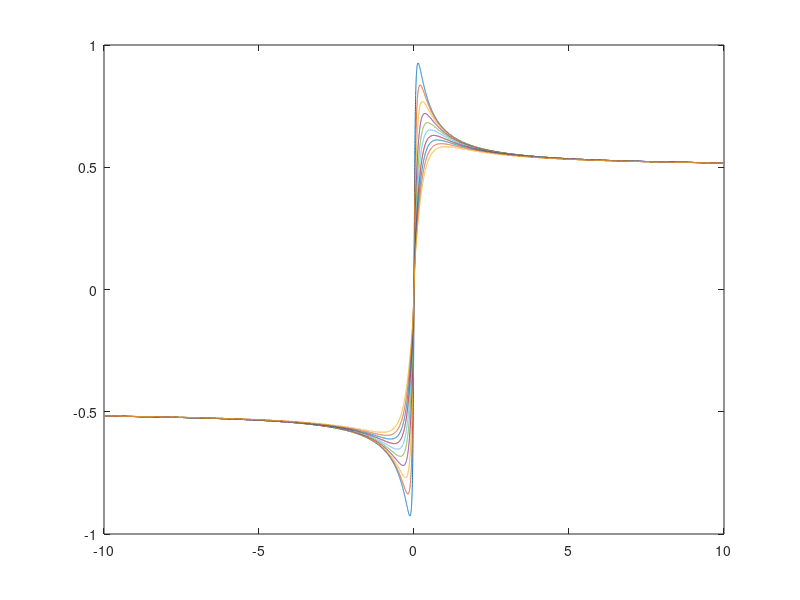

MATLAB code for this plot:
%Testing script
clear;
clc;
clear all;

%Diagonalized Matrix
% xx = zeros(10,10);
% 
% for kk = 1:10
% xx(kk,kk) = 15
% end


%Size of u
% u  = -1:.001:1;
% size(u)

%creates a 10x10 matrix of constants (5)
%    col , row     const
%mat1(1:10,1:10) = 5; 

%u  = -1:.001:1;
%rx1(1:2001,1) = 15;

%comb = rx1*u;


%% Parameters
g = 9.8;            %   Gravity acceleration [m/s^2]
m  = 1500;          %   Mass of the vehicle [kg]
Lf = 1.5;           %   Distance from front axle to CoG [m]
Lr = 1.5;           %   Distance from rear axle to CoG [m]
Lw = 1.5;           %   Distance between wheels [m]
hg = 0.4;           %   Hight of CoG [m]

Jz = 1/12*m*((Lf+Lr)^2+Lw^2);    %   Body moment of inertia around vertical axle
Jw = .6;            %   Wheel rotational moment of inertial >>Inertia = Mass(at radius r) * radius^2; sum multiple masses at diff radii for total
Rw = 0.5;           %   Wheel rolling radius [m]

% Magic formular (Longitudinal)
Kxnorm = 30;  %21.6;    % normalized stiffness (Raised to 70 to have better grip at low slips)
Muxp = .99;         %.8 peak friction coefficient
Muxs = 0.5;         % sliding friction coefficient was .5 kds 5/16/14

% Magic formular (Lateral)
Ky0 = 90000;        % static cornering stiffness [N/rad]
Fz0 = 3000;         % static vertical load     [N]
Fz = m*g/4;
Muyp0 = 0.2;       % static peak friction coefficient
Muys = 0.18;        % friction coefficient when sliding 

% Combined slip parameters
rx1 = 15;
rx2 = 15;
ry1 = 15;
ry2 = 15;

%Testing for AWD CONTROL

%Creates Slip angle vs Fxc at diff slip ratios


%{
%initial variables
u = 0.0;  


for k = 1:100
   %u  = u + .001;
   %KDS 5/30/14 - Try using for loop and stepping uu w/ constant u instead
   %of current set up
   uu = -.5:.001:.5;
   
   Bxc = rx1 * cos( atan (rx2 * u));
   %Bxct = transpose(Bxc);
   %Gxc = cos( atan (Bxct * uu ));
   Gxc = cos( atan (Bxc * uu ));
   
%
   Dx = Muxp;
   Cx = 2 - 2/pi * asin( Muxs/Muxp );
   Bx = Kxnorm / ( Cx*Dx );
   sp = 3 / ( Bx*Cx );   % slip ratio at which Mu is max.
   Ex = ( Bx * sp - tan( pi / ( 2 * Cx )) ) / ( Bx * sp-atan( Bx * sp ) );
   
   
   Fx0 = Dx*sin(Cx*atan(Bx*u-Ex*(Bx*u-atan(Bx*u))));
   Fx00(k) = Fx0;
   
   Fxc = Gxc * Fx0;
   Fxcplot{k} = Fxc;
   %plot Fxc vs uu
   plot(uu, Fxc)
   hold on
end

%}


%%Creates plot for slip ratio vs Fxc at various slip angles

uu = 0.0;

for k = 1:10
   uu  = uu + .05;
   u = -10:.001:10;
   
   Bxc = rx1 * cos( atan (rx2 * u));
   %Bxct = transpose(Bxc);
   %Gxc = cos( atan (Bxct * uu ));
   Gxc = cos( atan (Bxc * uu ));
   
%
   Dx = Muxp;
   Cx = 2 - 2/pi * asin( Muxs/Muxp );
   Bx = Kxnorm / ( Cx*Dx );
   sp = 3 / ( Bx*Cx );   % slip ratio at which Mu is max.
   Ex = ( Bx * sp - tan( pi / ( 2 * Cx )) ) / ( Bx * sp-atan( Bx * sp ) );
   
   
   Fx0 = Dx*sin(Cx*atan(Bx*u-Ex*(Bx*u-atan(Bx*u))));
   
   %Fxc = Gxc * Fx0;
   for gg = 1:20001
    Fxc(1,gg) = Gxc(1,gg)*Fx0(1,gg);
   end
   plot(u, Fxc)
   hold on
end

%{
%% plots for Fy
    u = 0.1;

   for k = 1:50

    %u  = u + .01;
    uu = -.5:.001:.5;
    sizeuu = size(uu);
    

    Byc = ry1 * cos( atan (ry2 * uu));
    Gyc = cos( atan (Byc * u));
    
    
    Ky = Ky0 * sin( 2 * atan(Fz / Fz0) );
    p = ( ( Muyp0 / Muys ) - 1 ) * Fz0;
    Muyp = ( Fz + p) * Muys / Fz;

    Kynorm = Ky / Fz;

    Dy = Muyp;
    Cy = 2 - 2 / pi * asin( Muys / Muyp );
    By = Kynorm / ( Cy * Dy );
    ap = 3 / ( By * Cy );  
    Ey = ( By * ap - tan( pi / ( 2 * Cy )))/( By * ap - atan( By * ap ));
    
    Fy0 = (Dy*sin(Cy*atan(By*uu-Ey*(By*uu-atan(By*uu)))));
   
    %Fyc = Gyc * Fy0;        %Fy0 is the pure lateral force
    for gg = 1:sizeuu(2)
      Fyc(1,gg) = Gyc(1,gg)*Fy0(1,gg);
    end
    plot(uu, Fyc,'g')
    hold on
    
   end
%}  
   
   %subplot(1, 2, 1);
  % for k = 1:100
  %   plot(Fyc,Fxcplot{k})
  % end 

%{
   
%%%%%%%%%%%%%%%%%%%%%%%%%%%%%%%%%%%%%%%%%%%%%%%%%%%
%%%%%%%%%%%%%%%%%%%%%%%%%%%%%%%%%%%%%%%%%%%%%%%%%%%
%%%%%%%%%%%%%%%%%%%%%%%%%%%%%%%%%%%%%%%%%%%%%%%%%%%
%%%%%%%%%%%%%%%%%%%%%%%%%%%%%%%%%%%%%%%%%%%%%%%%%%%



%Plots Fx vs Fy at fixed slip angles w varying slip ratio
%initial variables
%u = -0.04;
uu = 0;


   %u  = u + .001;
   %KDS 5/30/14 - Try using for loop and stepping uu w/ constant u instead
   %of current set up
   u = -1:.001:1;
   
   Bxc = rx1 * cos( atan (rx2 * u));
   %Bxct = transpose(Bxc);
   %Gxc = cos( atan (Bxct * uu ));
   Gxc = cos( atan (Bxc * uu ));
   
%
   Dx = Muxp;
   Cx = 2 - 2/pi * asin( Muxs/Muxp );
   Bx = Kxnorm / ( Cx*Dx );
   sp = 3 / ( Bx*Cx );   % slip ratio at which Mu is max.
   Ex = ( Bx * sp - tan( pi / ( 2 * Cx )) ) / ( Bx * sp-atan( Bx * sp ) );
   
   
   Fx0 = Dx*sin(Cx*atan(Bx*u-Ex*(Bx*u-atan(Bx*u))));
   %Fx00(k) = Fx0;
 for k = 1:2001  
   Fxc(k) = Gxc(k) * Fx0(k);
   %Fxcplot{k} = Fxc;
   %plot(uu, Fxc)
   hold on
end   
 

%% plots for Fy
    %u = 0.2;

   for k = 1:100

    %u  = u + .001;
    %uu = -.5:.001:.5;
    u = -1:.001:1;

    Byc = ry1 * cos( atan (ry2 * uu));
    Gyc = cos( atan (Byc * u));
    
    
    Ky = Ky0 * sin( 2 * atan(Fz / Fz0) );
    p = ( ( Muyp0 / Muys ) - 1 ) * Fz0;
    Muyp = ( Fz + p) * Muys / Fz;

    Kynorm = Ky / Fz;

    Dy = Muyp;
    Cy = 2 - 2 / pi * asin( Muys / Muyp );
    By = Kynorm / ( Cy * Dy );
    ap = 3 / ( By * Cy );  
    Ey = ( By * ap - tan( pi / ( 2 * Cy )))/( By * ap - atan( By * ap ));
    
    Fy0 = (Dy*sin(Cy*atan(By*uu-Ey*(By*uu-atan(By*uu)))));
   
    Fyc = Gyc * Fy0;        %Fy0 is the pure lateral force
    
    %plot(uu, Fyc,'g')
    hold on
    
   end
  
   
   %subplot(1, 2, 2);
   for k = 1:100
     plot(Fyc,Fxc)
   end 

%}